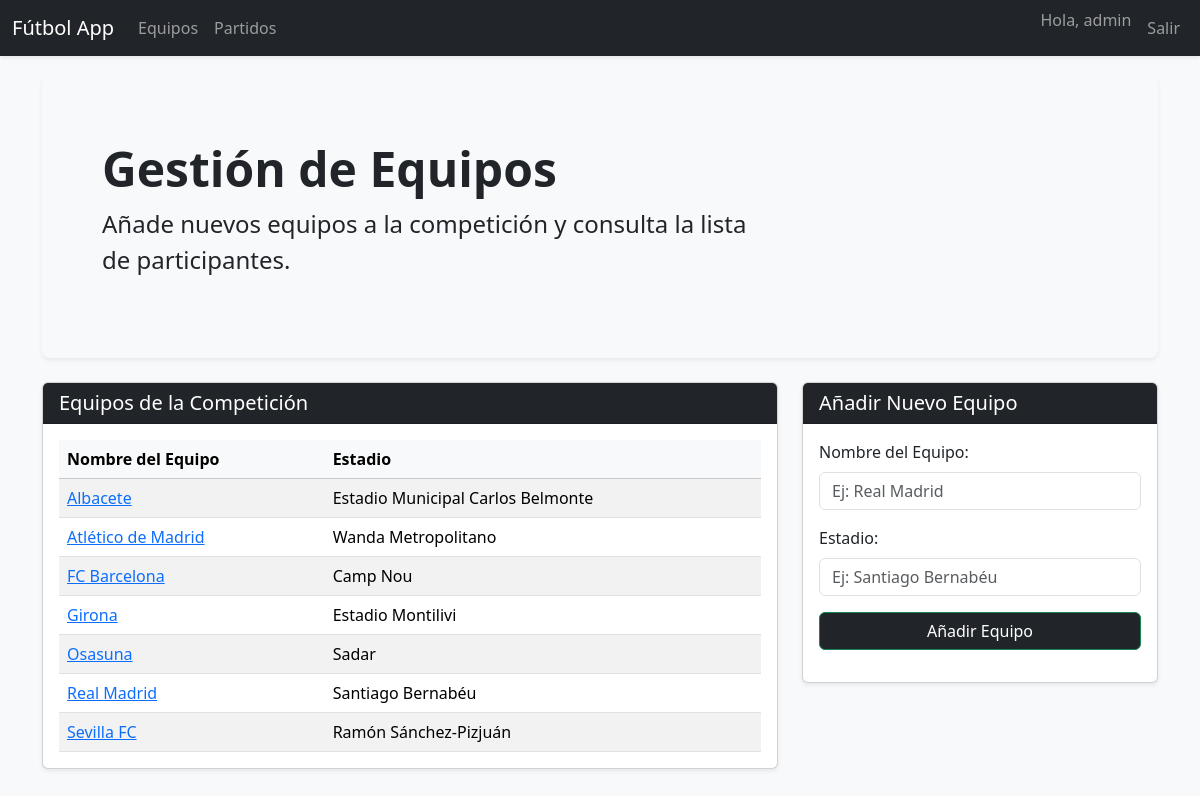
The app's page /equipos.php (signed in) with its own data.
### tables this page shows
CREATE TABLE IF NOT EXISTS `equipos` (
  `id_equipo` int(11) NOT NULL AUTO_INCREMENT,
  `nombre` varchar(255) NOT NULL,
  `estadio` varchar(255) DEFAULT NULL,
  PRIMARY KEY (`id_equipo`),
  UNIQUE KEY `nombre` (`nombre`)
);

### utils/SessionHelper.php (called while the page is built, shortened)
<?php
class SessionHelper {
  static function loggedIn(): bool
  {
    if (isset($_SESSION['user'])) {
      return true;
    } else {
      return false;
    }
  }
}

### persistence/DAO/EquipoDAO.php (called while the page is built, shortened)
<?php
$dir = __DIR__;
require_once $dir . '/../conf/PersistentManager.php';
class EquipoDAO {
    protected $conn = null;
    public function __construct() {
        $this->conn = PersistentManager::getInstance()->get_connection();
    }
    public function selectAll() {
        $query = "SELECT * FROM equipos ORDER BY nombre ASC";
        $result = mysqli_query($this->conn, $query);
        $equipos = array();
        while ($equipoBD = mysqli_fetch_array($result)) {
            $equipo = array(
                'id_equipo' => $equipoBD["id_equipo"],
                'nombre' => $equipoBD["nombre"],
                'estadio' => $equipoBD["estadio"],
            );
            array_push($equipos, $equipo);
        }
        return $equipos;
    }
}
?>

### persistence/conf/PersistentManager.php (called while the page is built, shortened)
<?php
class PersistentManager {
    private static $instance = null;
    private static $connection = null;
    private $userBD = "";
    private $psswdBD = "";
    private $nameBD = "";
    private $hostBD = "";
    public static function getInstance() {
        if (!self::$instance instanceof self) {
            self::$instance = new self;
        }
        return self::$instance;
    }
    private function __construct() {
        PersistentManager::$connection = mysqli_connect($this->hostBD, $this->userBD, $this->psswdBD, $this->nameBD)
                or die("Could not connect to db: " . mysqli_connect_error());
        mysqli_query(PersistentManager::$connection, "SET NAMES 'utf8'");
    }
    private function establishCredentials() {
        $dir = __DIR__;
    }
    function get_connection() {
        return PersistentManager::$connection;
    }
}
?>

### equipos.php (the view, shortened to what this page needs)
<?php
cargarDependencias();
$equipoDAO = new EquipoDAO();
$error = $nombre = $estadio = "";
list($nombre, $estadio, $error) = procesarFormularioEquipo($equipoDAO);
$equipos = $equipoDAO->selectAll();
?>
<div class="container">
    <div class="p-5 mb-4 bg-light rounded-3 shadow-sm">
        <div class="container-fluid py-3">
            <h1 class="display-5 fw-bold">Gestión de Equipos</h1>
            <p class="col-md-8 fs-4">Añade nuevos equipos a la competición y consulta la lista de participantes.</p>
        </div>
    </div>
</div>
<div class="container">
    <div class="row">
        <div class="col-md-8 mb-4">
            <div class="card shadow-sm">
                <div class="card-header bg-dark text-white">
                    <h2 class="h5 mb-0">Equipos de la Competición</h2>
                </div>
                <div class="card-body">
                    <div class="table-responsive">
                        <table class="table table-striped table-hover mb-0">
                            <thead class="table-light">
                            <tr>
                                <th>Nombre del Equipo</th>
                                <th>Estadio</th>
                            </tr>
                            </thead>
                            <tbody>
                            <?php foreach ($equipos as $equipo): ?>
                                <tr>
                                    <td>
                                        <a href="partidosEquipo.php?id_equipo=<?php echo $equipo['id_equipo']; ?>">
                                            <?php echo htmlspecialchars($equipo['nombre']); ?>
                                        </a>
                                    </td>
                                    <td><?php echo htmlspecialchars($equipo['estadio']); ?></td>
                                </tr>
                            <?php endforeach; ?>
                            </tbody>
                        </table>
                    </div>
                </div>
            </div>
        </div>
        <div class="col-md-4 mb-4">
            <div class="card shadow-sm">
                <div class="card-header bg-dark text-white">
                    <h2 class="h5 mb-0">Añadir Nuevo Equipo</h2>
                </div>
                <div class="card-body">
                    <form role="form" method="POST" action="equipos.php">
                        <div class="form-group mb-3">
                            <label for="nombre" class="form-label">Nombre del Equipo:</label>
                            <input type="text" name="nombre" class="form-control" id="nombre"
                                   placeholder="Ej: Real Madrid" required
                                   value="<?php echo htmlspecialchars($nombre); ?>">
                        </div>
                        <div class="form-group mb-3">
                            <label for="estadio" class="form-label">Estadio:</label>
                            <input type="text" name="estadio" class="form-control" id="estadio"
                                   placeholder="Ej: Santiago Bernabéu" required
                                   value="<?php echo htmlspecialchars($estadio); ?>">
                        </div>
                        <button type="submit" class="btn btn-success bg-dark w-100">
                            Añadir Equipo
                        </button>
                    </form>
                </div>
            </div>
        </div>
    </div>
</div>
<?php
function cargarDependencias(): void
{
    $rootDir = __DIR__;
    require_once $rootDir . '/templates/header.php';
    require_once $rootDir . '/persistence/DAO/EquipoDAO.php';
}
function procesarFormularioEquipo(EquipoDAO $equipoDAO): array
{
    $nombre = '';
    $estadio = '';
    $error = '';
    return [$nombre, $estadio, $error];
}

### templates/header.php (shortened to what this page needs)
<?php
list($path_to_app, $path_to_assets, $path_to_root) = declaracionDeRutasUtilizadasEnElFichero();
$loggedin = SessionHelper::loggedIn();
$user = $_SESSION['user'] ?? '(Invitado)';
function rutaASessionHelper(): void
{
    $dir = __DIR__;
    require_once $dir . '/../utils/SessionHelper.php';
}
function declaracionDeRutasUtilizadasEnElFichero(): array
{
    $current_folder = basename(dirname($_SERVER['PHP_SELF']));
    $base_path = ($current_folder == 'app') ? '../' : './';
    $path_to_app = $base_path . 'app/';
    $path_to_assets = $base_path . 'assets/';
    $path_to_root = $base_path;
    return array($path_to_app, $path_to_assets, $path_to_root);
}
?>
<html lang="es">
<head>
    <link rel="stylesheet" href="<?php echo $path_to_assets; ?>bootstrap-5.3.8-dist/css/bootstrap.css">
</head>
<body style="background-color: #f8f9fa;">
<?php
if ($loggedin)
{
    ?>
    <nav class="navbar navbar-expand-lg navbar-dark bg-dark sticky-top shadow-sm">
        <div class="container-fluid">
            <a class="navbar-brand" href="<?php echo $path_to_root; ?>index.php">Fútbol App</a>
            <div class="collapse navbar-collapse" id="navbarToggler">
                <ul class="navbar-nav me-auto mb-2 mb-lg-0">
                    <li class="nav-item">
                        <a class="nav-link" href="<?php echo $path_to_root; ?>equipos.php">Equipos</a>
                    </li>
                    <li class="nav-item">
                        <a class="nav-link" href="<?php echo $path_to_root; ?>partidos.php">Partidos</a>
                    </li>
                </ul>
                <ul class="navbar-nav ms-auto mb-2 mb-lg-0">
                    <li class="nav-item">
                    <span class="navbar-text me-2">
                      Hola, <?php echo htmlspecialchars($user); ?>
                    </span>
                    </li>
                    <li class="nav-item">
                        <a class="nav-link btn btn-outline-warning btn-sm" href="<?php echo $path_to_app; ?>logout.php">Salir</a>
                    </li>
                </ul>
            </div>
        </div>
    </nav>
<?php
}
?>
</body>
</html>

### templates/header.php (style rules this page uses)
body { background-color: #f8f9fa; }
.navbar { margin-bottom: 20px; }

### records on screen
equipos: nombre "Albacete", estadio "Estadio Municipal Carlos Belmonte"
equipos: nombre "Atlético de Madrid", estadio "Wanda Metropolitano"
equipos: nombre "FC Barcelona", estadio "Camp Nou"
equipos: nombre "Girona", estadio "Estadio Montilivi"
equipos: nombre "Osasuna", estadio "Sadar"
equipos: nombre "Real Madrid", estadio "Santiago Bernabéu"
equipos: nombre "Sevilla FC", estadio "Ramón Sánchez-Pizjuán"

### other values on screen
$user "admin"
